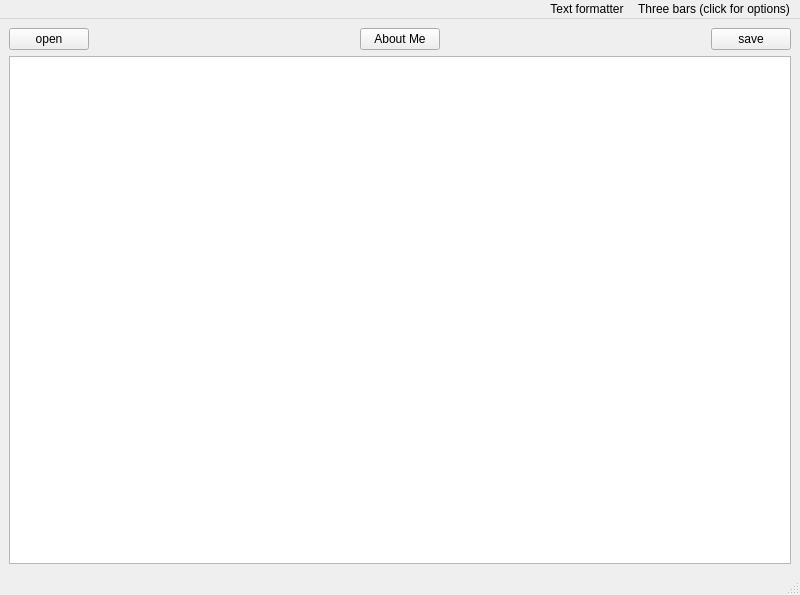
<?xml version="1.0" encoding="UTF-8"?>
<ui version="4.0">
 <class>MainWindow</class>
 <widget class="QMainWindow" name="MainWindow">
  <property name="geometry">
   <rect>
    <x>0</x>
    <y>0</y>
    <width>800</width>
    <height>595</height>
   </rect>
  </property>
  <property name="windowTitle">
   <string>MainWindow</string>
  </property>
  <widget class="QWidget" name="centralwidget">
   <layout class="QVBoxLayout" name="verticalLayout_2">
    <item>
     <layout class="QVBoxLayout" name="verticalLayout">
      <item>
       <layout class="QHBoxLayout" name="horizontalLayout">
        <item>
         <widget class="QPushButton" name="pushButton_open">
          <property name="text">
           <string>open</string>
          </property>
         </widget>
        </item>
        <item>
         <spacer name="horizontalSpacer_2">
          <property name="orientation">
           <enum>Qt::Horizontal</enum>
          </property>
          <property name="sizeHint" stdset="0">
           <size>
            <width>40</width>
            <height>20</height>
           </size>
          </property>
         </spacer>
        </item>
        <item>
         <widget class="QPushButton" name="pushButton_resume">
          <property name="text">
           <string>About Me</string>
          </property>
         </widget>
        </item>
        <item>
         <spacer name="horizontalSpacer">
          <property name="orientation">
           <enum>Qt::Horizontal</enum>
          </property>
          <property name="sizeHint" stdset="0">
           <size>
            <width>40</width>
            <height>20</height>
           </size>
          </property>
         </spacer>
        </item>
        <item>
         <widget class="QPushButton" name="pushButton_save">
          <property name="text">
           <string>save</string>
          </property>
         </widget>
        </item>
       </layout>
      </item>
      <item>
       <widget class="QTextEdit" name="textEdit_area"/>
      </item>
     </layout>
    </item>
   </layout>
  </widget>
  <widget class="QMenuBar" name="menubar">
   <property name="geometry">
    <rect>
     <x>0</x>
     <y>0</y>
     <width>800</width>
     <height>26</height>
    </rect>
   </property>
   <property name="layoutDirection">
    <enum>Qt::RightToLeft</enum>
   </property>
   <widget class="QMenu" name="menu">
    <property name="title">
     <string>Three bars (click for options)</string>
    </property>
    <addaction name="actionNew_Window"/>
    <addaction name="actionsave_as"/>
    <addaction name="separator"/>
    <addaction name="actionfind"/>
    <addaction name="actionfind_and_replace"/>
    <addaction name="actionclear_highlight"/>
    <addaction name="actiongo_to_line"/>
    <addaction name="separator"/>
    <addaction name="actionviewfullscreen"/>
    <addaction name="actionexitfullscreen"/>
    <addaction name="separator"/>
    <addaction name="actionpreferences"/>
    <addaction name="separator"/>
    <addaction name="actionkeyboard_shortcuts"/>
    <addaction name="actionhelp"/>
    <addaction name="actionabout_sEdit"/>
   </widget>
   <widget class="QMenu" name="menuText_Formatter">
    <property name="title">
     <string>Text formatter</string>
    </property>
    <addaction name="actionbold"/>
    <addaction name="actionsuper_script"/>
    <addaction name="actionsub_script"/>
    <addaction name="actionremove_super_subscript"/>
   </widget>
   <addaction name="menu"/>
   <addaction name="menuText_Formatter"/>
  </widget>
  <widget class="QStatusBar" name="statusbar"/>
  <action name="actionNew_Window">
   <property name="text">
    <string>new file</string>
   </property>
  </action>
  <action name="actionsave_as">
   <property name="text">
    <string>save as</string>
   </property>
  </action>
  <action name="actionfind">
   <property name="enabled">
    <bool>false</bool>
   </property>
   <property name="text">
    <string>find</string>
   </property>
  </action>
  <action name="actionfind_and_replace">
   <property name="enabled">
    <bool>false</bool>
   </property>
   <property name="text">
    <string>find and replace</string>
   </property>
  </action>
  <action name="actionclear_highlight">
   <property name="enabled">
    <bool>false</bool>
   </property>
   <property name="text">
    <string>clear highlight</string>
   </property>
  </action>
  <action name="actiongo_to_line">
   <property name="text">
    <string>go to line</string>
   </property>
  </action>
  <action name="actionviewfullscreen">
   <property name="text">
    <string>view full screen</string>
   </property>
  </action>
  <action name="actionexitfullscreen">
   <property name="text">
    <string>exit full screen</string>
   </property>
  </action>
  <action name="actionpreferences">
   <property name="enabled">
    <bool>false</bool>
   </property>
   <property name="text">
    <string>preferences</string>
   </property>
  </action>
  <action name="actionkeyboard_shortcuts">
   <property name="enabled">
    <bool>false</bool>
   </property>
   <property name="text">
    <string>keyboard shortcuts</string>
   </property>
  </action>
  <action name="actionhelp">
   <property name="text">
    <string>help</string>
   </property>
  </action>
  <action name="actionabout_sEdit">
   <property name="text">
    <string>about sEdit</string>
   </property>
  </action>
  <action name="actionbold">
   <property name="text">
    <string>bold/unbold</string>
   </property>
  </action>
  <action name="actionsuper_script">
   <property name="text">
    <string>super script</string>
   </property>
  </action>
  <action name="actionsub_script">
   <property name="text">
    <string>sub script</string>
   </property>
  </action>
  <action name="actionremove_super_subscript">
   <property name="text">
    <string>remove super/subscript</string>
   </property>
  </action>
 </widget>
 <resources/>
 <connections/>
</ui>
